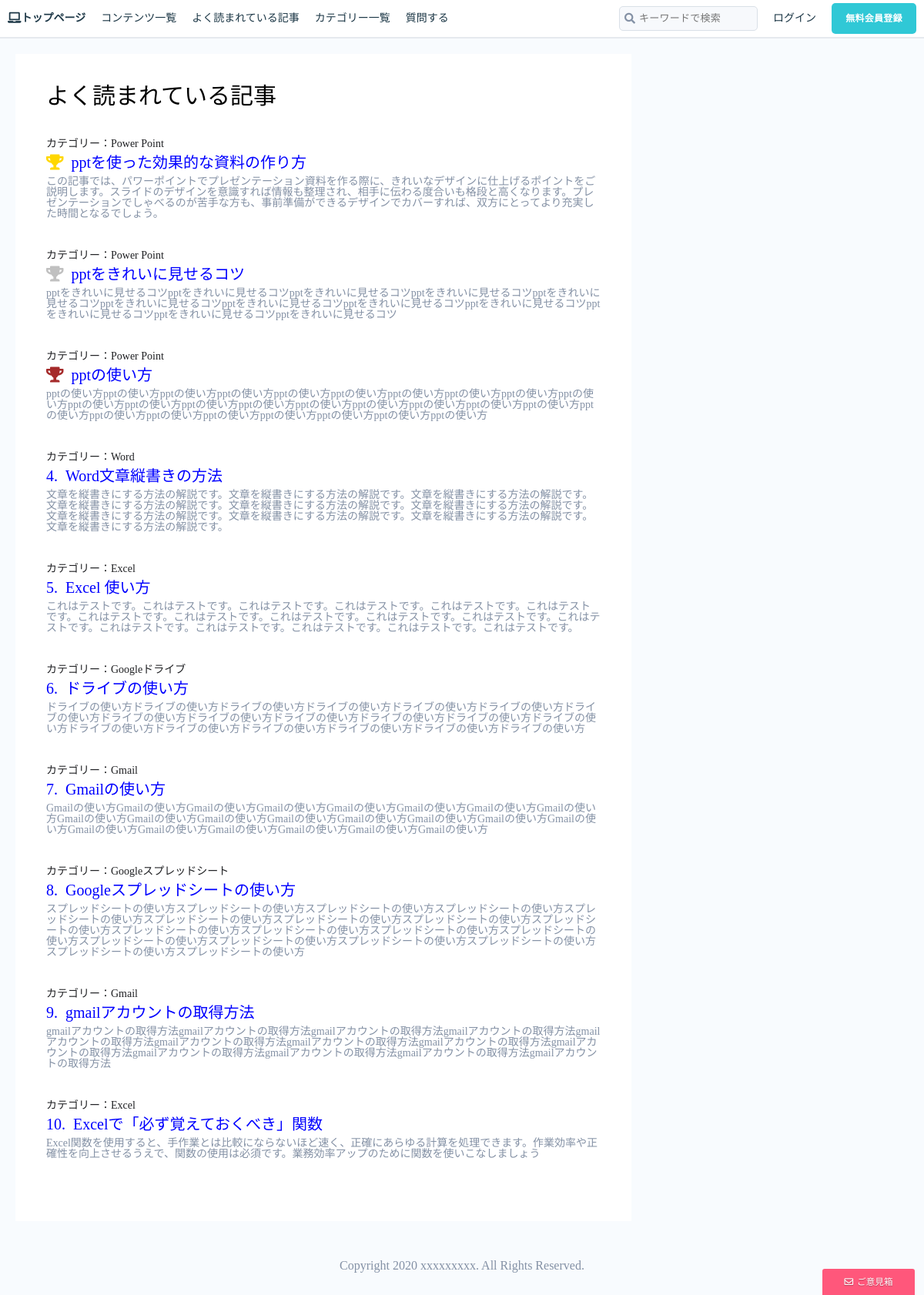
The app's page /blog/ranking/ with its own data.
### blogs/models.py (models this page shows, shortened)
class PostModel(models.Model):
    category = models.ForeignKey(Category, on_delete=models.CASCADE)
    tags = models.ManyToManyField(Tag, blank=True)
    title = models.CharField(max_length=255)
    eye_catch = models.ImageField(upload_to='media/', blank=True)
    content = RichTextUploadingField(blank=True, null=True)
    description = models.TextField(blank=True)
    created_at = models.DateTimeField(auto_now_add=True)
    updated_at = models.DateTimeField(auto_now=True)
    published_at = models.DateTimeField(blank=True, null=True)
    is_public = models.BooleanField(default=False)
    views = models.PositiveIntegerField(default=0)
    class Meta:
        ordering = ['-created_at']

class Category(models.Model):
    parent = models.ForeignKey(
        'self', related_name='children', on_delete=models.CASCADE, blank=True, null=True)
    name = models.CharField(max_length=255)
    slug = models.SlugField(unique=True)
    timestamp = models.DateTimeField(auto_now_add=True)
    def __str__(self):
        return self.name

### blogs/views.py (the view)
# urls.py: path('ranking/', RankingList.as_view(), name='ranking'),
class RankingList(ListView):
    model = PostModel
    template_name = 'blogs/ranking.html'
    paginate_by = 10
    queryset = PostModel.objects.order_by('-views')
    def get_context_data(self, *args, **kwargs):
        context = super().get_context_data(*args, **kwargs)
        context["allcats"] = Category.objects.filter(parent=None)
        return context

### templates/blogs/ranking.html
{% extends 'base.html' %}
{% load static %}
{% block customcss %}
    <link rel="stylesheet" href="{% static 'css/style.css' %}">
    <link rel="stylesheet" href="{% static 'css/reset.css' %}">
{% endblock customcss %}
{% block main %}
<div id="list-global-container">
    <div class="list-main-container">
        <h2 class="entry-title">よく読まれている記事</h2>
        {% for item in object_list %}
        <div class="list-item">
            <div class="link-box">
                <a href="{% url 'save_history'  item.pk %}" class="link-item">
                    <div class="item-category">
                        カテゴリー：{{item.category}}
                    </div>
                    <h3 class="item-title"><span class="ranking-order"></span><span class="ranking-headline">{{item.title}}</span></h3>
                </a>
            </div>
            <div class="description">
                {{item.description}}
            </div>
        </div>
        {% endfor %}
    </div>
</div>
{% endblock main%}

### static/css/style.css (style rules this page uses)
* { box-sizing: border-box; }
body { color: #8491a5; font-family: "AvenirNext", "Lato", "Hirago KakuGothic ProN", Meiryo, sans-serif; font-size: 1rem; background-color: #f8fbfe; }
a { text-decoration: none; color: #1c3746; }
h1, h2, h3, h4, h5, h6 { color: #2b546a; font-weight: normal; }
#list-global-container { margin: 0 auto; display: flex; padding: 20px 0; }
.list-main-container { background-color: #ffffff; width: 66.66666667%; margin: 0 20px; padding: 40px; }
.entry-title { color: black; font-size: 30px; margin-bottom: 40px; }
.item-category { color: #202124; font-size: 14px; margin-bottom: 7px; }
.item-title { color: blue; font-size: 20px; margin-bottom: 7px; padding-bottom: 1px; }
.description { font-size: 14px; margin-bottom: 40px; }
.item-title .ranking-order { margin-right: 10px; }
.gold { color: gold; }
.silver { color: silver; }
.bronze { color: brown; }

### records on screen
PostModel: category "Power Point", title "pptを使った効果的な資料の作り方", description "この記事では、パワーポイントでプレゼンテーション資料を作る際に、きれいなデザインに仕上げるポイントをご説明します。スライドのデザインを意識すれば情報も整理され、相手に伝わる度合いも格段と高くなります。プレゼンテーションでしゃべるのが苦手な方も、事前準備ができるデザインでカバーすれば、双方にとってより充実した時間となるでしょう。"
PostModel: category "Power Point", title "pptをきれいに見せるコツ", description "pptをきれいに見せるコツpptをきれいに見せるコツpptをきれいに見せるコツpptをきれいに見せるコツpptをきれいに見せるコツpptをきれいに見せるコツpptをきれいに見せるコツpptをきれいに見せるコツpptをきれいに見せるコツpptをきれいに見せるコツpptをきれいに見せるコツpptをきれいに見せるコツ"
PostModel: category "Power Point", title "pptの使い方", description "pptの使い方pptの使い方pptの使い方pptの使い方pptの使い方pptの使い方pptの使い方pptの使い方pptの使い方pptの使い方pptの使い方pptの使い方pptの使い方pptの使い方pptの使い方pptの使い方pptの使い方pptの使い方pptの使い方pptの使い方pptの使い方pptの使い方pptの使い方pptの使い方pptの使い方pptの使い方pptの使い方"
PostModel: category "Word", title "Word文章縦書きの方法", description "文章を縦書きにする方法の解説です。文章を縦書きにする方法の解説です。文章を縦書きにする方法の解説です。文章を縦書きにする方法の解説です。文章を縦書きにする方法の解説です。文章を縦書きにする方法の解説です。文章を縦書きにする方法の解説です。文章を縦書きにする方法の解説です。文章を縦書きにする方法の解説です。文章を縦書きにする方法の解説です。"
PostModel: category "Excel", title "Excel 使い方", description "これはテストです。これはテストです。これはテストです。これはテストです。これはテストです。これはテストです。これはテストです。これはテストです。これはテストです。これはテストです。これはテストです。これはテストです。これはテストです。これはテストです。これはテストです。これはテストです。これはテストです。"
PostModel: category "Googleドライブ", title "ドライブの使い方", description "ドライブの使い方ドライブの使い方ドライブの使い方ドライブの使い方ドライブの使い方ドライブの使い方ドライブの使い方ドライブの使い方ドライブの使い方ドライブの使い方ドライブの使い方ドライブの使い方ドライブの使い方ドライブの使い方ドライブの使い方ドライブの使い方ドライブの使い方ドライブの使い方ドライブの使い方"
PostModel: category "Gmail", title "Gmailの使い方", description "Gmailの使い方Gmailの使い方Gmailの使い方Gmailの使い方Gmailの使い方Gmailの使い方Gmailの使い方Gmailの使い方Gmailの使い方Gmailの使い方Gmailの使い方Gmailの使い方Gmailの使い方Gmailの使い方Gmailの使い方Gmailの使い方Gmailの使い方Gmailの使い方Gmailの使い方Gmailの使い方Gmailの使い方Gmailの使い方"
PostModel: category "Googleスプレッドシート", title "Googleスプレッドシートの使い方", description "スプレッドシートの使い方スプレッドシートの使い方スプレッドシートの使い方スプレッドシートの使い方スプレッドシートの使い方スプレッドシートの使い方スプレッドシートの使い方スプレッドシートの使い方スプレッドシートの使い方スプレッドシートの使い方スプレッドシートの使い方スプレッドシートの使い方スプレッドシートの使い方スプレッドシートの使い方スプレッドシートの使い方スプレッドシートの使い方スプレッドシートの使い方スプレッドシートの使い方スプレッドシートの使い方"
PostModel: category "Gmail", title "gmailアカウントの取得方法", description "gmailアカウントの取得方法gmailアカウントの取得方法gmailアカウントの取得方法gmailアカウントの取得方法gmailアカウントの取得方法gmailアカウントの取得方法gmailアカウントの取得方法gmailアカウントの取得方法gmailアカウントの取得方法gmailアカウントの取得方法gmailアカウントの取得方法gmailアカウントの取得方法gmailアカウントの取得方法"
PostModel: category "Excel", title "Excelで「必ず覚えておくべき」関数", description "Excel関数を使用すると、手作業とは比較にならないほど速く、正確にあらゆる計算を処理できます。作業効率や正確性を向上させるうえで、関数の使用は必須です。業務効率アップのために関数を使いこなしましょう"
